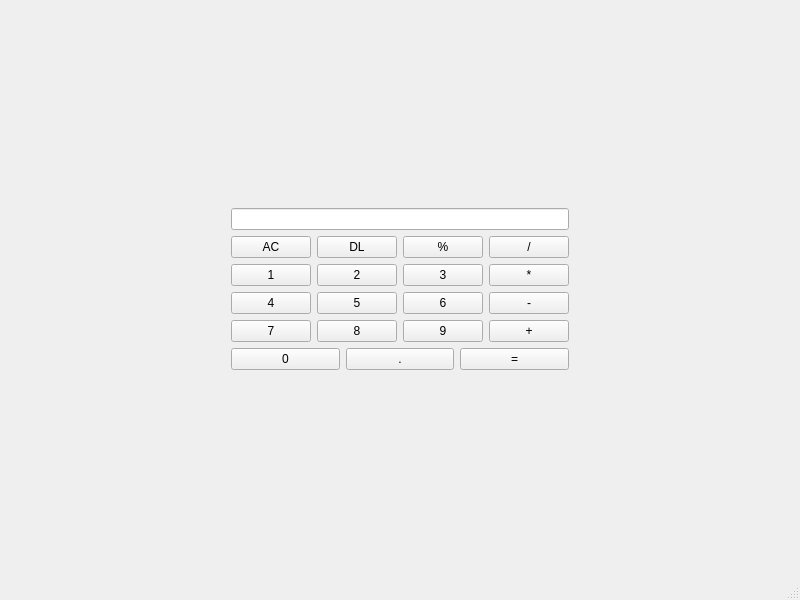
<?xml version="1.0" encoding="UTF-8"?>
<ui version="4.0">
 <class>MainWindow</class>
 <widget class="QMainWindow" name="MainWindow">
  <property name="geometry">
   <rect>
    <x>0</x>
    <y>0</y>
    <width>800</width>
    <height>600</height>
   </rect>
  </property>
  <property name="windowTitle">
   <string>MainWindow</string>
  </property>
  <widget class="QWidget" name="centralwidget">
   <layout class="QGridLayout" name="gridLayout">
    <item row="0" column="1">
     <spacer name="verticalSpacer">
      <property name="orientation">
       <enum>Qt::Vertical</enum>
      </property>
      <property name="sizeHint" stdset="0">
       <size>
        <width>20</width>
        <height>144</height>
       </size>
      </property>
     </spacer>
    </item>
    <item row="1" column="0">
     <spacer name="horizontalSpacer">
      <property name="orientation">
       <enum>Qt::Horizontal</enum>
      </property>
      <property name="sizeHint" stdset="0">
       <size>
        <width>180</width>
        <height>20</height>
       </size>
      </property>
     </spacer>
    </item>
    <item row="1" column="1">
     <layout class="QVBoxLayout" name="verticalLayout_2">
      <item>
       <widget class="QLineEdit" name="window"/>
      </item>
      <item>
       <layout class="QVBoxLayout" name="verticalLayout">
        <item>
         <layout class="QHBoxLayout" name="horizontalLayout">
          <item>
           <widget class="QPushButton" name="pAllClean">
            <property name="text">
             <string>AC</string>
            </property>
            <property name="iconSize">
             <size>
              <width>20</width>
              <height>20</height>
             </size>
            </property>
           </widget>
          </item>
          <item>
           <widget class="QPushButton" name="pDeleteLast">
            <property name="text">
             <string>DL</string>
            </property>
            <property name="iconSize">
             <size>
              <width>20</width>
              <height>20</height>
             </size>
            </property>
           </widget>
          </item>
          <item>
           <widget class="QPushButton" name="pPercent">
            <property name="text">
             <string>%</string>
            </property>
            <property name="iconSize">
             <size>
              <width>20</width>
              <height>20</height>
             </size>
            </property>
           </widget>
          </item>
          <item>
           <widget class="QPushButton" name="pDivision">
            <property name="text">
             <string>/</string>
            </property>
            <property name="iconSize">
             <size>
              <width>20</width>
              <height>20</height>
             </size>
            </property>
           </widget>
          </item>
         </layout>
        </item>
        <item>
         <layout class="QHBoxLayout" name="horizontalLayout_2">
          <item>
           <widget class="QPushButton" name="p_1">
            <property name="text">
             <string>1</string>
            </property>
            <property name="iconSize">
             <size>
              <width>20</width>
              <height>20</height>
             </size>
            </property>
           </widget>
          </item>
          <item>
           <widget class="QPushButton" name="p_2">
            <property name="text">
             <string>2</string>
            </property>
            <property name="iconSize">
             <size>
              <width>20</width>
              <height>20</height>
             </size>
            </property>
           </widget>
          </item>
          <item>
           <widget class="QPushButton" name="p_3">
            <property name="text">
             <string>3</string>
            </property>
            <property name="iconSize">
             <size>
              <width>20</width>
              <height>20</height>
             </size>
            </property>
           </widget>
          </item>
          <item>
           <widget class="QPushButton" name="pMultiplication">
            <property name="text">
             <string>*</string>
            </property>
            <property name="iconSize">
             <size>
              <width>20</width>
              <height>20</height>
             </size>
            </property>
           </widget>
          </item>
         </layout>
        </item>
        <item>
         <layout class="QHBoxLayout" name="horizontalLayout_3">
          <item>
           <widget class="QPushButton" name="p_4">
            <property name="text">
             <string>4</string>
            </property>
            <property name="iconSize">
             <size>
              <width>20</width>
              <height>20</height>
             </size>
            </property>
           </widget>
          </item>
          <item>
           <widget class="QPushButton" name="p_5">
            <property name="text">
             <string>5</string>
            </property>
            <property name="iconSize">
             <size>
              <width>20</width>
              <height>20</height>
             </size>
            </property>
           </widget>
          </item>
          <item>
           <widget class="QPushButton" name="p_6">
            <property name="text">
             <string>6</string>
            </property>
            <property name="iconSize">
             <size>
              <width>20</width>
              <height>20</height>
             </size>
            </property>
           </widget>
          </item>
          <item>
           <widget class="QPushButton" name="pMinus">
            <property name="text">
             <string>-</string>
            </property>
            <property name="iconSize">
             <size>
              <width>20</width>
              <height>20</height>
             </size>
            </property>
           </widget>
          </item>
         </layout>
        </item>
        <item>
         <layout class="QHBoxLayout" name="horizontalLayout_4">
          <item>
           <widget class="QPushButton" name="p_7">
            <property name="text">
             <string>7</string>
            </property>
            <property name="iconSize">
             <size>
              <width>20</width>
              <height>20</height>
             </size>
            </property>
           </widget>
          </item>
          <item>
           <widget class="QPushButton" name="p_8">
            <property name="text">
             <string>8</string>
            </property>
            <property name="iconSize">
             <size>
              <width>20</width>
              <height>20</height>
             </size>
            </property>
           </widget>
          </item>
          <item>
           <widget class="QPushButton" name="p_9">
            <property name="text">
             <string>9</string>
            </property>
            <property name="iconSize">
             <size>
              <width>20</width>
              <height>20</height>
             </size>
            </property>
           </widget>
          </item>
          <item>
           <widget class="QPushButton" name="pPlus">
            <property name="text">
             <string>+</string>
            </property>
            <property name="iconSize">
             <size>
              <width>20</width>
              <height>20</height>
             </size>
            </property>
           </widget>
          </item>
         </layout>
        </item>
        <item>
         <layout class="QHBoxLayout" name="horizontalLayout_5">
          <item>
           <widget class="QPushButton" name="p_0">
            <property name="text">
             <string>0</string>
            </property>
            <property name="iconSize">
             <size>
              <width>20</width>
              <height>20</height>
             </size>
            </property>
           </widget>
          </item>
          <item>
           <widget class="QPushButton" name="pDot">
            <property name="text">
             <string>.</string>
            </property>
            <property name="iconSize">
             <size>
              <width>20</width>
              <height>20</height>
             </size>
            </property>
           </widget>
          </item>
          <item>
           <widget class="QPushButton" name="pEqual">
            <property name="text">
             <string>=</string>
            </property>
            <property name="iconSize">
             <size>
              <width>20</width>
              <height>20</height>
             </size>
            </property>
           </widget>
          </item>
         </layout>
        </item>
       </layout>
      </item>
     </layout>
    </item>
    <item row="1" column="2">
     <spacer name="horizontalSpacer_2">
      <property name="orientation">
       <enum>Qt::Horizontal</enum>
      </property>
      <property name="sizeHint" stdset="0">
       <size>
        <width>179</width>
        <height>20</height>
       </size>
      </property>
     </spacer>
    </item>
    <item row="2" column="1">
     <spacer name="verticalSpacer_2">
      <property name="orientation">
       <enum>Qt::Vertical</enum>
      </property>
      <property name="sizeHint" stdset="0">
       <size>
        <width>20</width>
        <height>143</height>
       </size>
      </property>
     </spacer>
    </item>
   </layout>
  </widget>
  <widget class="QMenuBar" name="menubar">
   <property name="geometry">
    <rect>
     <x>0</x>
     <y>0</y>
     <width>800</width>
     <height>26</height>
    </rect>
   </property>
  </widget>
  <widget class="QStatusBar" name="statusbar"/>
 </widget>
 <resources/>
 <connections/>
</ui>
